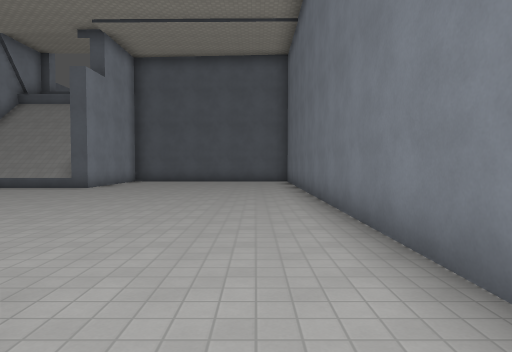
view 1 (above)

19 first-person views from a walk through a level from a Godot 3-D game. The camera is 1.5 m above the floor, tilts 2° down and sees 75° across. The floor is counted in squares, 2 m on a side. Each view is taken from the middle of a square. On the plan, view 1 faces up. The plan holds only what a view shows up to about 11 squares ahead; the rest is blank. The place goes on beyond the plan. Surface patterns are stand-ins for the level's own textures.

view 2
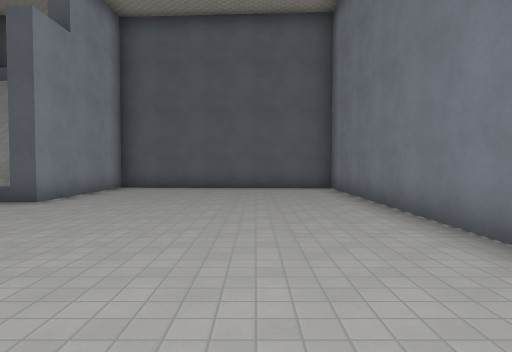

view 3
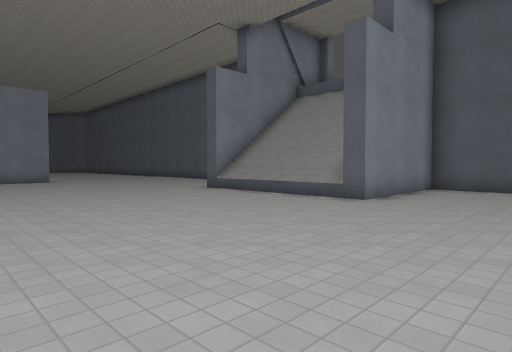

view 4
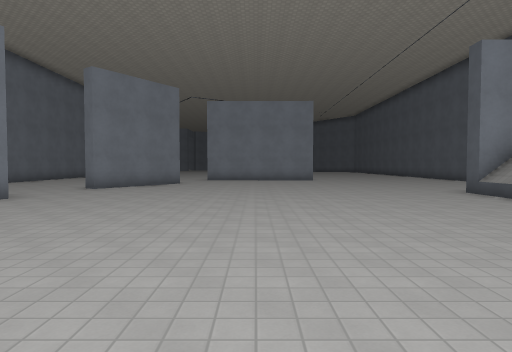

view 5
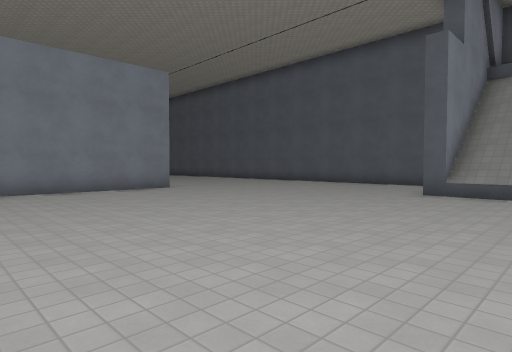

view 6
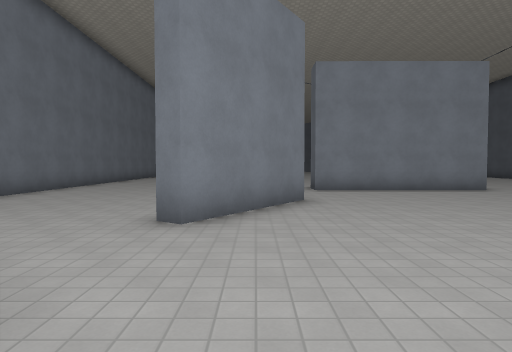

view 7
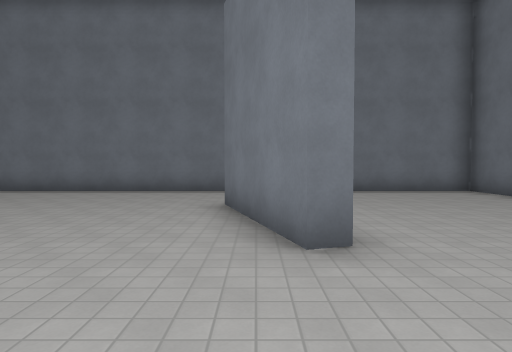

view 8
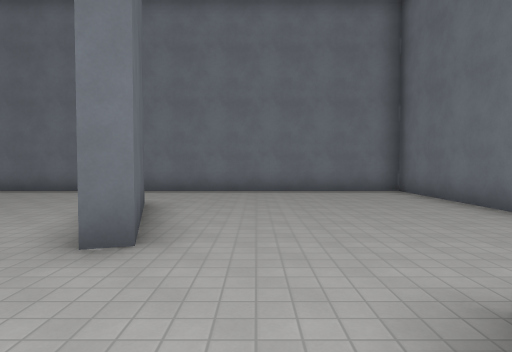

view 9
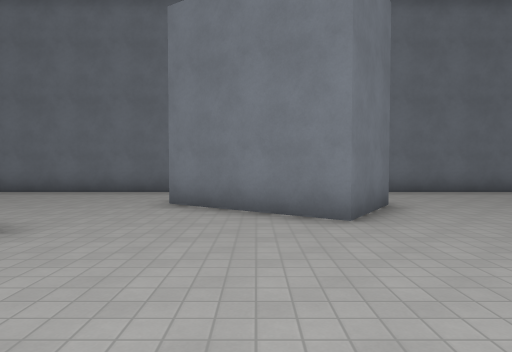

view 10
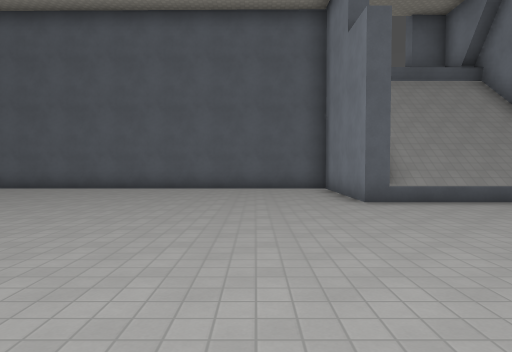

view 11
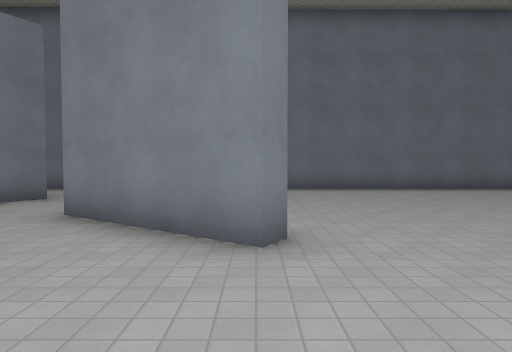

view 12
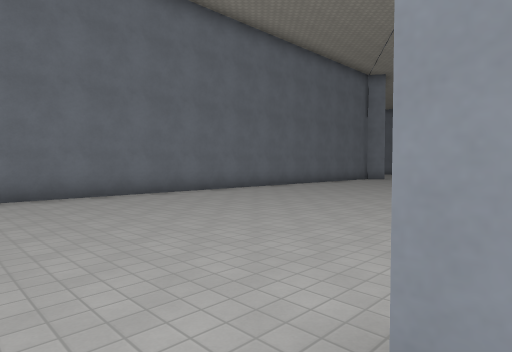

view 13
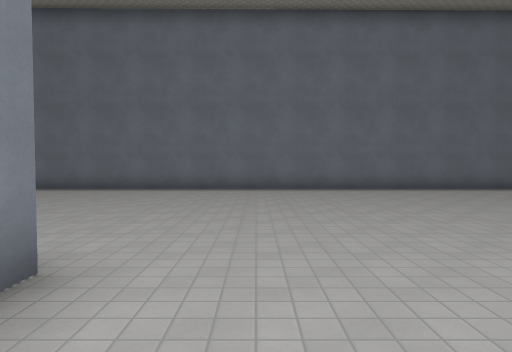

view 14
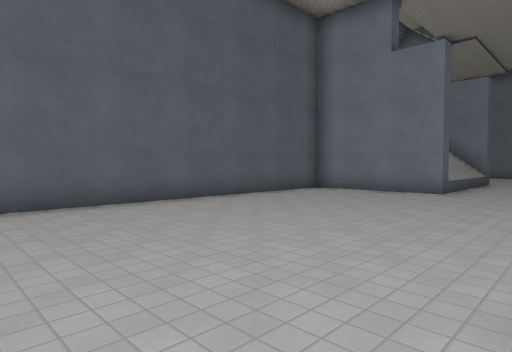

view 15
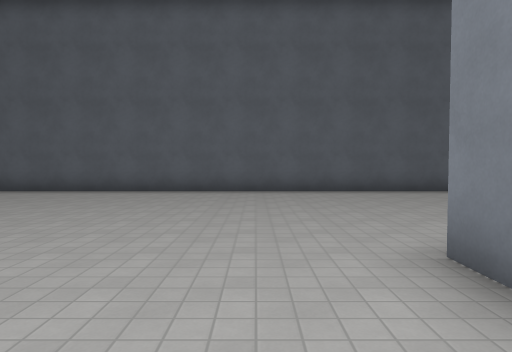

view 16
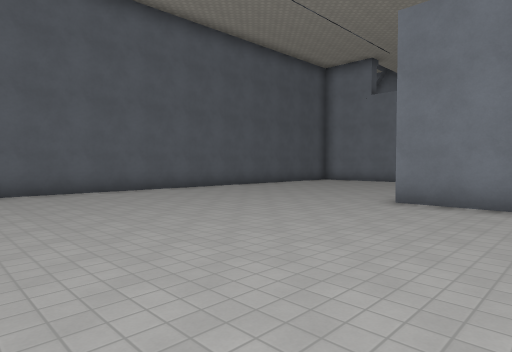

view 17
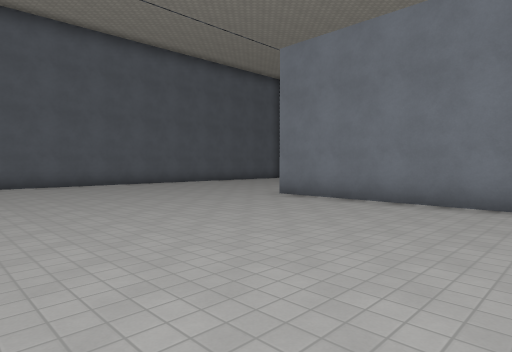

view 18
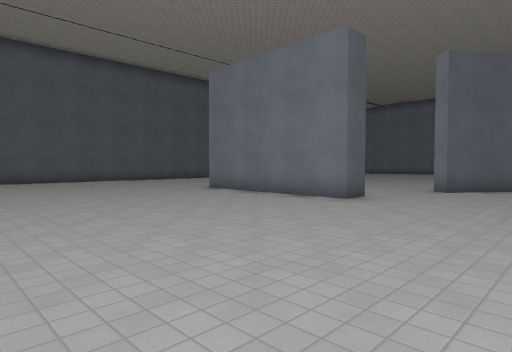

view 19
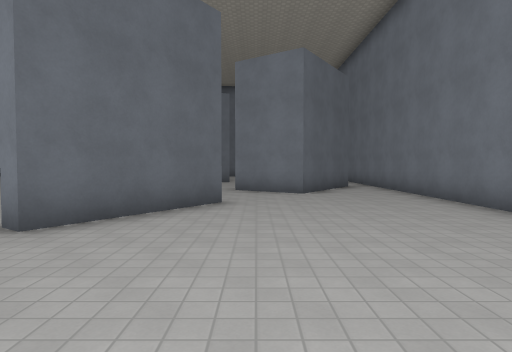

### Floor plan
Points are (right, up) in squares from view 1. A wall is a line through its corners. A room is listed if a view was taken in it or the views show most of it. See-through windows are left out.
Room 1 (views 1, 2, 3, 4, 5, 6, 7, 8, 9, 10, 11, 12, 13, 14, 15, 16, 17, 18, 19)
walls: (-15.1, 2) (-12.1, 0.1) (-12.4, -0.3) (-15.3, 1.6) (-15.1, 2); (-17.6, 7.7) (-17.7, 2.7) (-18.5, 2.7) (-18.5, 7.7); (-8, -3.9) (-10.5, -2.2) (-9.3, -0.4) (-6.3, -2.4); (-1.5, 1.2) (-5, 0.1) (-5.1, 0.6) (-1.7, 1.6); (-5.8, -5) (1.4, -5) (1.4, 14.4) (-5.3, 14.7) (-5.3, 10.6) (-10.8, 10.6) (-10.8, 14.3) (-25.5, 14.3); (-25.5, -5) (-8, -5)

Where each view was taken, in squares from view 1:
view 1: 0 up, 0 right, facing up
view 2: 4 up, 1 left, facing up
view 3: 4 up, 2 left, facing up-left
view 4: 5 up, 2 left, facing left
view 5: 2 up, 8 left, facing up-left
view 6: 1 up, 8 left, facing left
view 7: 1 up, 8 left, facing right
view 8: 1 down, 8 left, facing right
view 9: 4 up, 8 left, facing down
view 10: 4 up, 13 left, facing up
view 11: 5 up, 15 left, facing down
view 12: 3 up, 17 left, facing down-left
view 13: 5 up, 20 left, facing down
view 14: 8 up, 20 left, facing up-right
view 15: 5 up, 20 left, facing up
view 16: 5 up, 25 left, facing up-right
view 17: 2 up, 25 left, facing up-right
view 18: 1 down, 25 left, facing up-right
view 19: 1 down, 19 left, facing right
